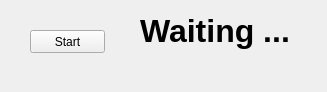
<?xml version="1.0" encoding="UTF-8"?>
<ui version="4.0">
 <class>MainWindow</class>
 <widget class="QMainWindow" name="MainWindow">
  <property name="geometry">
   <rect>
    <x>0</x>
    <y>0</y>
    <width>327</width>
    <height>92</height>
   </rect>
  </property>
  <property name="windowTitle">
   <string>Bitcoin 2 Euro</string>
  </property>
  <widget class="QWidget" name="centralWidget">
   <widget class="QPushButton" name="ctrlButton">
    <property name="geometry">
     <rect>
      <x>30</x>
      <y>30</y>
      <width>75</width>
      <height>23</height>
     </rect>
    </property>
    <property name="text">
     <string>Start</string>
    </property>
   </widget>
   <widget class="QLabel" name="bitcoinValue">
    <property name="geometry">
     <rect>
      <x>140</x>
      <y>10</y>
      <width>191</width>
      <height>41</height>
     </rect>
    </property>
    <property name="font">
     <font>
      <pointsize>24</pointsize>
      <weight>75</weight>
      <bold>true</bold>
     </font>
    </property>
    <property name="layoutDirection">
     <enum>Qt::RightToLeft</enum>
    </property>
    <property name="text">
     <string>Waiting ...</string>
    </property>
   </widget>
   <widget class="QLabel" name="datetimeLabel">
    <property name="geometry">
     <rect>
      <x>140</x>
      <y>60</y>
      <width>171</width>
      <height>16</height>
     </rect>
    </property>
    <property name="font">
     <font>
      <family>MS Shell Dlg 2</family>
      <pointsize>10</pointsize>
     </font>
    </property>
    <property name="layoutDirection">
     <enum>Qt::RightToLeft</enum>
    </property>
    <property name="text">
     <string/>
    </property>
   </widget>
  </widget>
 </widget>
 <layoutdefault spacing="6" margin="11"/>
 <resources/>
 <connections/>
</ui>
